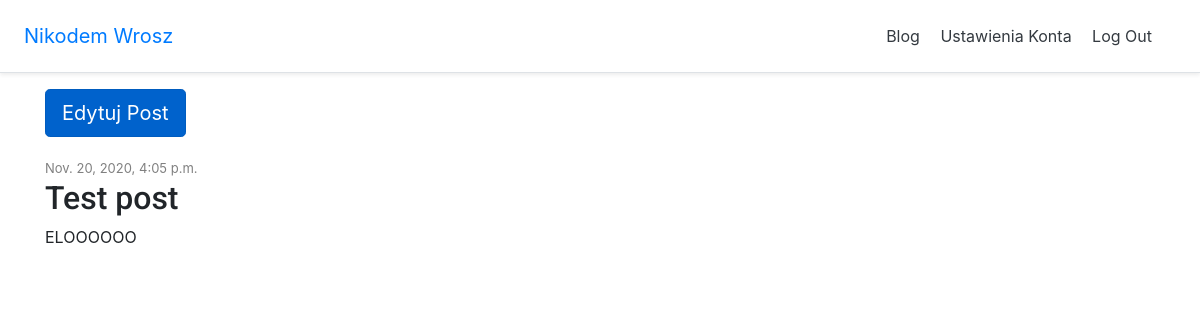
/blog/post/4/ (signed in), run on the app's committed database.
### blog/models.py (models this page shows, shortened)
class Post(models.Model):
    author = models.ForeignKey('users.CustomUser', on_delete=models.CASCADE)
    title = models.CharField(max_length=200)
    text = models.TextField()
    created_date = models.DateTimeField(
            default=timezone.now)
    published_date = models.DateTimeField(
            blank=True, null=True)

### blog/views.py (the view)
# urls.py: path('post/<int:pk>/', views.post_detail, name='post_detail'),
def post_detail(request, pk):
    post = get_object_or_404(Post, pk=pk)
    return render(request, 'blog/post_detail.html', {'post':post})

### templates/blog/post_detail.html (shortened to what this page needs)
{% extends '_base.html' %}
{% load static %}
{% block content %}
    {% if user.is_authenticated %}
    <a href="{% url 'post_edit' pk=post.pk %}" class="btn btn-primary btn-lg active" role="button" aria-pressed="true">Edytuj Post</a>
    {% endif %}
    <div class="post">
        {% if post.published_date %}
            <div class="date">
                {{ post.published_date }}
            </div>
        {% endif %}
        <h2>{{ post.title }}</h2>
        <p>{{ post.text|linebreaksbr }}</p>
    </div>
{% endblock content %}

### static/css/base.css (style rules this page uses)
.post { padding-top: 2%; }
.post h2 { font-family: 'Roboto'; }
.post .date { color: grey; font-size: small; }

### data on the page
Post: published_date "Nov. 20, 2020, 4:05 p.m.", title "Test post", text "ELOOOOOO"
